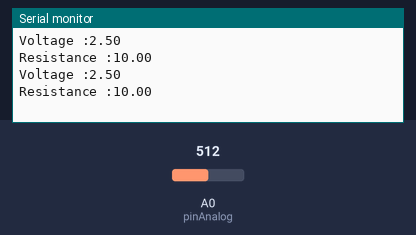
Simulated run of this sketch. Board: Arduino Uno, built with avr-gcc and run on an emulated ATmega328P. On the bench: the last lines printed to the serial monitor. The inputs (shaded band) are chosen by the test bench; at power-on: A0 (pinAnalog) = 512.

Above: at 1.8 s.
1.9 s: A0 (pinAnalog) set to 716
At 2.8 s:
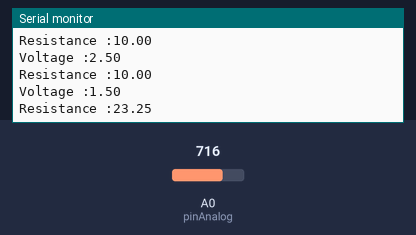
3.4 s: A0 (pinAnalog) set to 900
At 4.8 s:
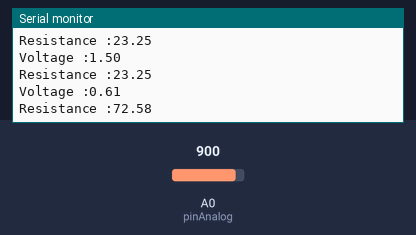
Timing chart, 0 to 6.4 s (numbered marks = the images above; inputs shaded):
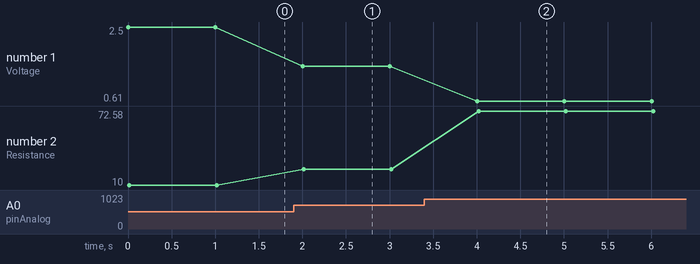

The sketch:

Tugas_Ohmmeter.ino
```cpp
int pinAnalog =0;
float data;
float Vr1;
float Vr2;
float R2;
float R1 = 10;

void setup(){
  Serial.begin(9600);
}

void loop(){
  data = analogRead(pinAnalog);
  Vr2 = data *5/1024;
  Vr1 = 5 - Vr2;
  R2 = (Vr2*R1)/(Vr1);
  Serial.print("Voltage :");
  Serial.println(Vr1);
  Serial.print("Resistance :");
  Serial.println(R2);
  delay(1000);
  }
```

Measured:
- after the input at 1.9 s, the serial monitor: prints a new line after 0.10 s (image 1)
- after the input at 3.4 s, the serial monitor: prints a new line after 0.60 s (image 2)
- plotted number 1: 2.5 → 1.5 after the input at 1.9 s, 1.5 → 0.61 after the input at 3.4 s
- plotted number 2: 10 → 23.25 after the input at 1.9 s, 23.25 → 72.58 after the input at 3.4 s
